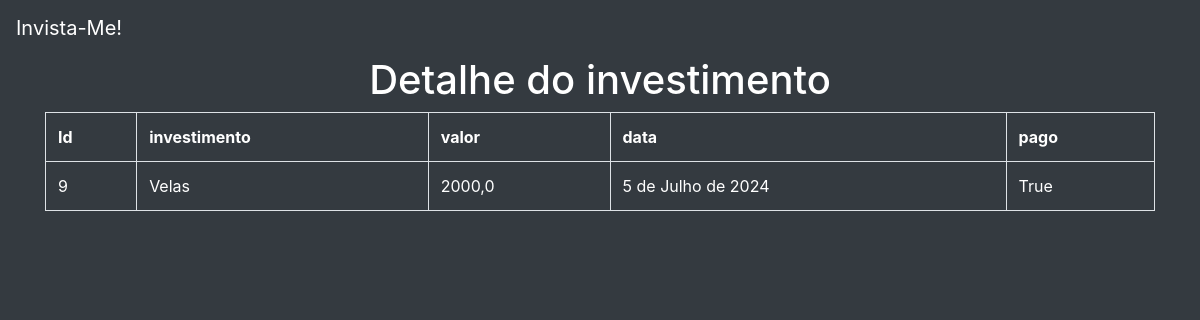
Screenshot of //9 with the database file from the repository.
### invista_me2/models.py (models this page shows)
class Investimento(models.Model):
    investimento = models.TextField(max_length=255)
    valor = models.FloatField()
    pago = models.BooleanField(default=False)
    data = models.DateField(default=datetime.now)

### invista_me2/views.py (the view)
# urls.py: path('/<int:id_investimento>',views.detalhe,name='detalhe'),
def detalhe(request, id_investimento):
    dados = {
        'dados': Investimento.objects.get(pk=id_investimento)
        }
    return render(request, 'investimentos/detalhe.html', dados)

### invista_me2/templates/investimentos/detalhe.html
{% extends 'investimentos/base.html' %}
{% block conteudo %}
<h1 style='text-align: center;'>Detalhe do investimento</h1>
<div class="container">
    <table class='table table-hover table-bordered'>
        <tr>
            <th class="text-white">Id</th>
            <th class="text-white">investimento</th>
            <th class="text-white">valor</th>
            <th class="text-white">data</th>
            <th class="text-white">pago</th>
        </tr>
        <tr>
            <td class="text-white">{{dados.id}}</td>
            <td class="text-white">{{dados.investimento}}</td>
            <td class="text-white">{{dados.valor}}</td>
            <td class="text-white">{{dados.data}}</td>
            <td class="text-white">{{dados.pago}}</td>
        </tr>
    </table>
</div>
{% endblock %}

### invista_me2/templates/investimentos/base.html (style rules this page uses)
body { background-color: #343a40; color: white; }

### rows the page displays
Investimento: id "9", investimento "Velas", valor "2000,0", data "5 de Julho de 2024", pago "True"
